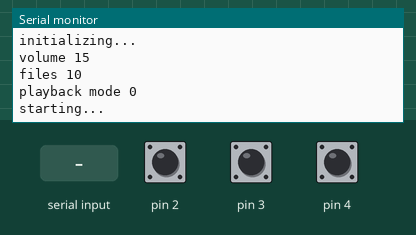
Bench run of a sketch on a simulated Arduino Uno, built with avr-gcc and run on an emulated ATmega328P. Shown: the last lines printed to the serial monitor. The inputs (shaded band) are chosen by the test bench; at power-on: pin 2 HIGH, pin 3 HIGH, pin 4 HIGH. The audio player accepts every command and is not drawn.

Above: at 1.2 s.
1.3 s: pin 2 pulled LOW for 0.15 s
At 2.5 s:
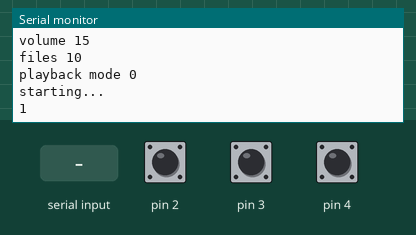
2.9 s: "90,45\n" received over Serial
At 4.0 s:
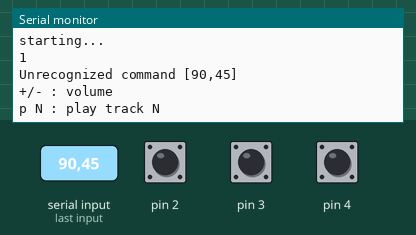
4.4 s: "5\n" received over Serial
At 5.6 s:
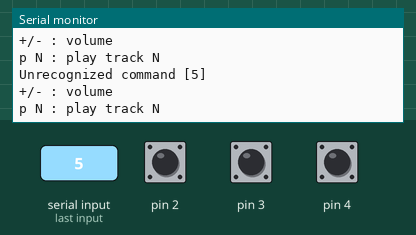
5.9 s: pin 3 pulled LOW for 0.15 s
At 6.5 s:
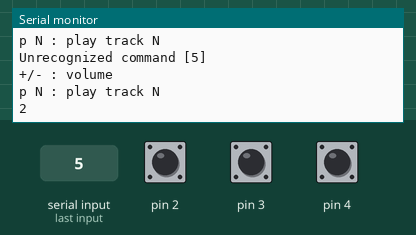
7.5 s: pin 4 pulled LOW for 0.15 s
At 8.9 s:
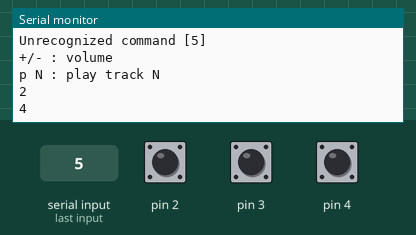

The sketch:

SoundButton.ino
```cpp
/** SoundButton
 *  https://github.com/jerome-labidurie/SoundButton
 */
#include <SoftwareSerial.h>
#include <DFMiniMp3.h>
#include <SerialCommands.h>

// implement a notification class,
// its member methods will get called
//
class Mp3Notify
{
public:
  static void OnError(uint16_t errorCode)
  {
    // see DfMp3_Error for code meaning
    Serial.println();
    Serial.print("Com Error ");
    Serial.println(errorCode);
  }
  static void OnPlayFinished(uint16_t track)
  {
    Serial.print("Play finished for #");
    Serial.println(track);
  }
  static void OnCardOnline(uint16_t code)
  {
    Serial.println("Card online ");
  }
  static void OnCardInserted(uint16_t code)
  {
    Serial.println("Card inserted ");
  }
  static void OnCardRemoved(uint16_t code)
  {
    Serial.println("Card removed ");
  }
};

// Some arduino boards only have one hardware serial port, so a software serial port is needed instead.
// comment out the above definition and uncomment these lines
SoftwareSerial secondarySerial(10, 11); // RX, TX
DFMiniMp3<SoftwareSerial, Mp3Notify> mp3(secondarySerial);

uint16_t count = 0; ///< number of mp3 tracks
uint16_t play = 0; ///< track to play (bitmap)
unsigned long lastRead = 0; ///< last button read time
unsigned long curRead = 0; ///< currentr button read time

/** number of buttons, must be equal or less than nb of tracks
 *  plug them to pins 2..NB_BTN+1
 */
#define NB_BTN 3

char serial_command_buffer_[32];
SerialCommands serial_commands_(&Serial, serial_command_buffer_, sizeof(serial_command_buffer_), "\n", " ");

//This is the default handler, and gets called when no other command matches.
void cmd_unrecognized(SerialCommands* sender, const char* cmd)
{
  sender->GetSerial()->print("Unrecognized command [");
  sender->GetSerial()->print(cmd);
  sender->GetSerial()->println("]");
  sender->GetSerial()->println("+/- : volume");
  sender->GetSerial()->println("p N : play track N");
}

void cmd_vol(SerialCommands* sender, const char* cmd) {
  uint16_t volume = mp3.getVolume();
  if (*cmd == '+') {
    volume++;
  } else {
    volume--;
  }
  mp3.setVolume(volume);
  Serial.println(volume);
}

void cmd_play(SerialCommands* sender) {
  char* track = sender->Next();
  if (track == NULL) {
    Serial.println ("ERR: No track");
    return;
  }
  play = *track - '0';
}
SerialCommand cmd_vol_up("+", cmd_vol);
SerialCommand cmd_vol_dn("-", cmd_vol);
SerialCommand cmd_play_track("p", cmd_play);

void setup()
{

  Serial.begin(115200);

  Serial.println("initializing...");

  for (uint8_t i = 2; i <= NB_BTN+1; i++) {
    pinMode(i, INPUT_PULLUP);
  }

  serial_commands_.SetDefaultHandler(cmd_unrecognized);
  serial_commands_.AddCommand(&cmd_vol_up);
  serial_commands_.AddCommand(&cmd_vol_dn);
  serial_commands_.AddCommand(&cmd_play_track);

  mp3.begin();
  mp3.reset();

  // show some properties and set the volume
  uint16_t volume = mp3.getVolume();
  Serial.print("volume ");
  Serial.println(volume);
  mp3.setVolume(16);

  count = mp3.getTotalTrackCount();
  Serial.print("files ");
  Serial.println(count);

  uint16_t mode = mp3.getPlaybackMode();
  Serial.print("playback mode ");
  Serial.println(mode);

  Serial.println("starting...");

//  mp3.playRandomTrackFromAll(); // random of all folders on sd
}

void waitMilliseconds(uint16_t msWait)
{
  uint32_t start = millis();

  while ((millis() - start) < msWait)
  {
    // calling mp3.loop() periodically allows for notifications
    // to be handled without interrupts
    mp3.loop();
    delay(1);
  }
}

void loop()
{
  curRead = millis();
  if (curRead - lastRead > 200) {
    for (uint8_t i = 2; i<=NB_BTN+1; i++) {
      if (digitalRead(i) == LOW) {
          play |= 1 << (i-2);
          lastRead = curRead;
      }
    }
  }
  if (play > 0) {
    mp3.playGlobalTrack (play);
    Serial.println(play);
    play = 0;
  }
  waitMilliseconds(40);
  serial_commands_.ReadSerial();

  //Serial.print(play);
  //Serial.println (current);
}
```

Measured:
- after the input at 1.3 s, the serial monitor: prints a new line at once (image 1)
- after the input at 2.9 s, the serial monitor: prints a new line at once (image 2)
- after the input at 4.4 s, the serial monitor: prints a new line at once (image 3)
- after the input at 5.9 s, the serial monitor: prints a new line at once (image 4)
- after the input at 7.5 s, the serial monitor: prints a new line at once (image 5)
